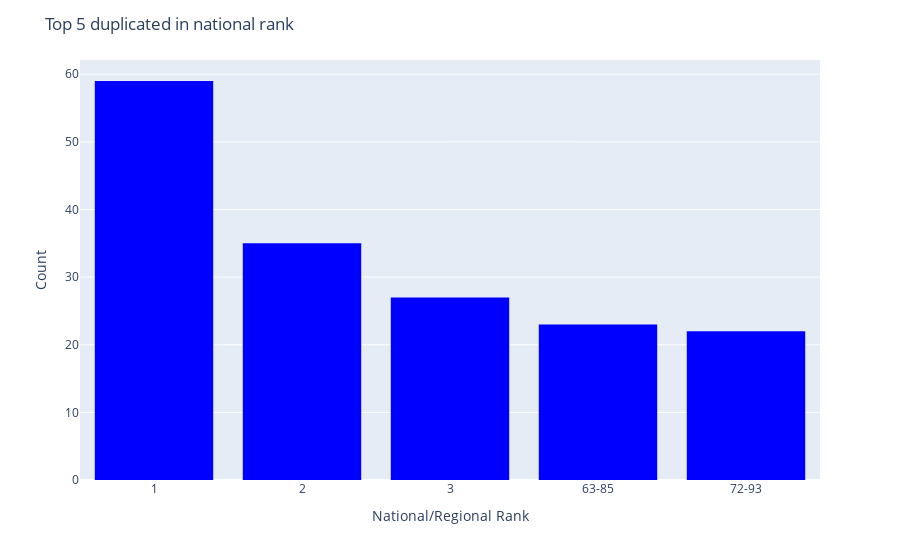

Source (notebook cell):
### Code cell
fig = px.histogram(df_top5,x='National/Regional Rank',color_discrete_sequence=['blue'])
fig.update_layout(title='Top 5 duplicated in national rank',
                   xaxis_title='National/Regional Rank',
                   yaxis_title='Count')
fig.show()

### Figure 1 — Plotly figure (JSON) as saved in the notebook; plotly's stock layout.template omitted (floating-point values rounded to 4 significant figures; data arrays with more than 128 entries replaced by an {"elided": "..."} marker saying what was removed)
{"data": [{"alignmentgroup": "True", "bingroup": "x", "hovertemplate": "National/Regional Rank=%{x}<br>count=%{y}<extra></extra>", "legendgroup": "", "marker": {"color": "blue", "pattern": {"shape": ""}}, "name": "", "offsetgroup": "", "orientation": "v", "showlegend": false, "type": "histogram", "x": {"elided": "166 str values"}, "xaxis": "x", "yaxis": "y"}], "layout": {"autosize": true, "barmode": "relative", "legend": {"tracegroupgap": 0}, "margin": {"t": 60}, "title": {"text": "Top 5 duplicated in national rank"}, "xaxis": {"anchor": "y", "autorange": true, "domain": [0, 1], "range": [-0.5, 4.5], "title": {"text": "National/Regional Rank"}, "type": "category"}, "yaxis": {"anchor": "x", "autorange": true, "domain": [0, 1], "range": [0, 62.11], "title": {"text": "Count"}}}}
